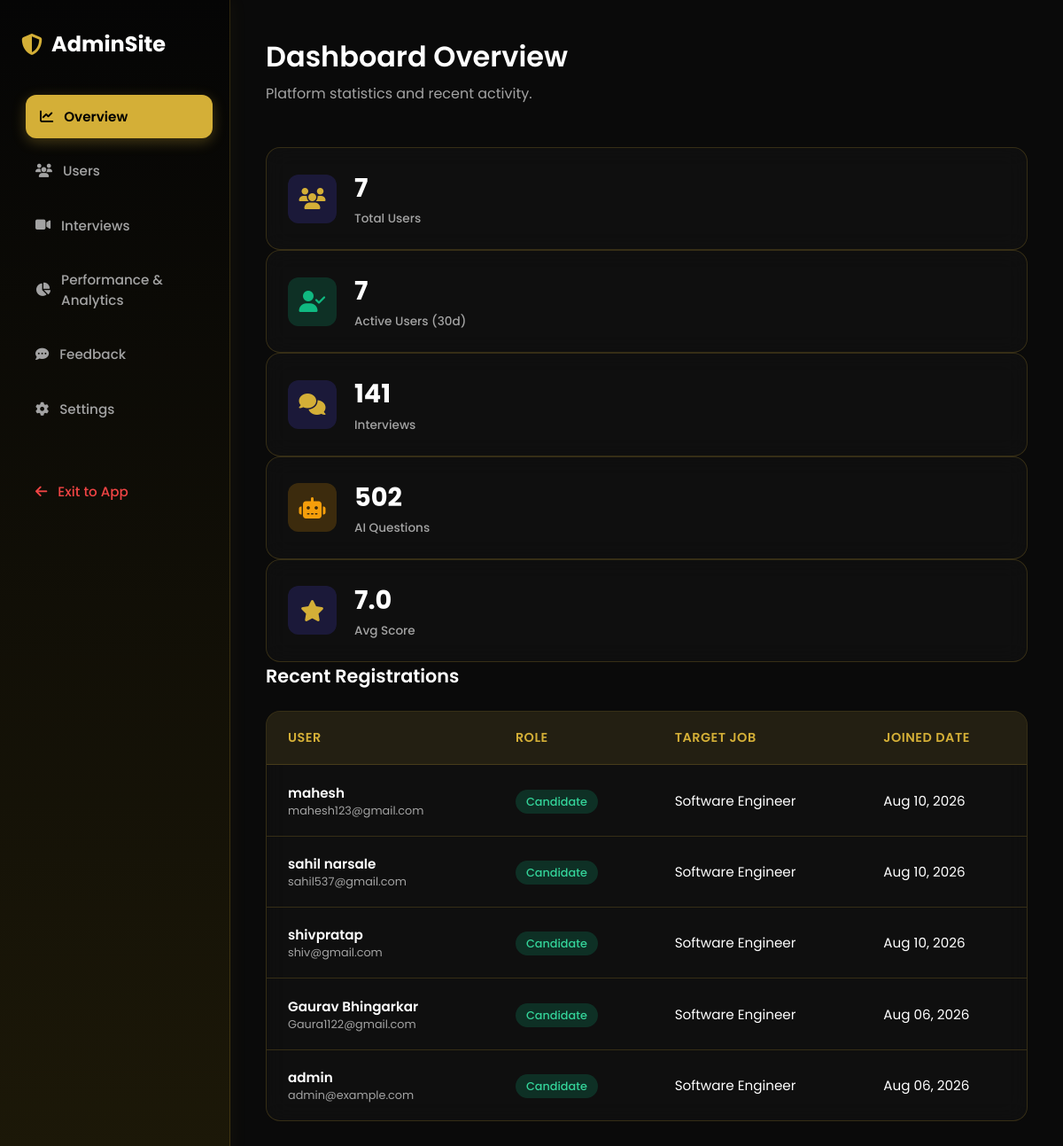
The app's page /admin-dashboard/ (signed in) with its own data.
### interview/models.py (models this page shows, shortened)
class UserProfile(models.Model):
    ROLE_CHOICES = (
        ('Candidate', 'Candidate'),
        ('Admin', 'Admin'),
    )
    user = models.OneToOneField(User, on_delete=models.CASCADE, related_name='profile')
    full_name = models.CharField(max_length=255, blank=True)
    role = models.CharField(max_length=20, choices=ROLE_CHOICES, default='Candidate')
    target_role = models.CharField(max_length=150, blank=True, default='Software Engineer')
    experience_level = models.CharField(max_length=50, blank=True, default='Entry Level')
    bio = models.TextField(blank=True)
    avatar = models.FileField(upload_to='avatars/', blank=True, null=True)
    created_at = models.DateTimeField(auto_now_add=True)
    updated_at = models.DateTimeField(auto_now=True)

### interview/views_admin.py (the view)
    def _wrapped_view(request, *args, **kwargs):
        if not request.user.is_authenticated:
            return redirect('login')
        if not is_admin(request.user):
            messages.error(request, "Access Denied: Only Admin users can access the Admin Panel.")
            return redirect('dashboard')
        return view_func(request, *args, **kwargs)

### interview/views_admin.py (called while the page is built)
def is_admin(user):
    return user.is_authenticated and (user.is_superuser or (hasattr(user, 'profile') and user.profile.role.lower() == 'admin'))

def admin_required(view_func):
    def _wrapped_view(request, *args, **kwargs):
        if not request.user.is_authenticated:
            return redirect('login')
        if not is_admin(request.user):
            messages.error(request, "Access Denied: Only Admin users can access the Admin Panel.")
            return redirect('dashboard')
        return view_func(request, *args, **kwargs)
    return _wrapped_view

@admin_required
def admin_dashboard(request):
    total_users = User.objects.count()
    active_users = User.objects.filter(last_login__gte=timezone.now() - timedelta(days=30)).count()
    total_interviews = InterviewSession.objects.count()
    ai_questions = InterviewQuestionAnswer.objects.count()
    avg_score = InterviewSession.objects.aggregate(Avg('total_score'))['total_score__avg'] or 0
    recent_users = UserProfile.objects.order_by('-created_at')[:5]
    context = {
        'total_users': total_users,
        'active_users': active_users,
        'total_interviews': total_interviews,
        'ai_questions': ai_questions,
        'avg_score': round(avg_score, 1),
        'recent_users': recent_users,
    }
    return render(request, 'admin_dashboard.html', context)

### templates/admin_dashboard.html (shortened to what this page needs)
{% extends 'admin_base.html' %}
{% block content %}
<div class="header">
    <div>
        <h1>Dashboard Overview</h1>
        <p style="color: var(--text-muted); margin-top: 5px;">Platform statistics and recent activity.</p>
    </div>
</div>
<div class="stats-grid">
    <div class="stat-card">
        <div class="stat-icon"><i class="fa-solid fa-users"></i></div>
        <div class="stat-info">
            <h3>{{ total_users }}</h3>
            <p>Total Users</p>
        </div>
    </div>
    <div class="stat-card">
        <div class="stat-icon" style="background: rgba(16, 185, 129, 0.2); color: #10b981;"><i class="fa-solid fa-user-check"></i></div>
        <div class="stat-info">
            <h3>{{ active_users }}</h3>
            <p>Active Users (30d)</p>
        </div>
    </div>
    <div class="stat-card">
        <div class="stat-icon"><i class="fa-solid fa-comments"></i></div>
        <div class="stat-info">
            <h3>{{ total_interviews }}</h3>
            <p>Interviews</p>
        </div>
    </div>
    <div class="stat-card">
        <div class="stat-icon" style="background: rgba(245, 158, 11, 0.2); color: #f59e0b;"><i class="fa-solid fa-robot"></i></div>
        <div class="stat-info">
            <h3>{{ ai_questions }}</h3>
            <p>AI Questions</p>
        </div>
    </div>
    <div class="stat-card">
        <div class="stat-icon"><i class="fa-solid fa-star"></i></div>
        <div class="stat-info">
            <h3>{{ avg_score }}</h3>
            <p>Avg Score</p>
        </div>
    </div>
</div>
<h2 class="section-header">Recent Registrations</h2>
<div class="table-container">
    <table>
        <thead>
            <tr>
                <th>User</th>
                <th>Role</th>
                <th>Target Job</th>
                <th>Joined Date</th>
            </tr>
        </thead>
        <tbody>
            {% for profile in recent_users %}
            <tr>
                <td>
                    <div style="font-weight: 600; color: #fff;">{{ profile.full_name|default:profile.user.username }}</div>
                    <div style="font-size: 0.8rem; color: var(--text-muted);">{{ profile.user.email }}</div>
                </td>
                <td>
                    <span class="badge {% if profile.role == 'Admin' %}badge-admin{% else %}badge-user{% endif %}">
                        {{ profile.role }}
                    </span>
                </td>
                <td>{{ profile.target_role }}</td>
                <td>{{ profile.created_at|date:"M d, Y" }}</td>
            </tr>
            {% empty %}
            <tr>
                <td colspan="4" style="text-align: center; color: var(--text-muted);">No users found.</td>
            </tr>
            {% endfor %}
        </tbody>
    </table>
</div>
{% endblock %}

### records on screen
UserProfile: full_name "mahesh", user.email "mahesh123@gmail.com", role "Candidate", target_role "Software Engineer", created_at "Aug 10, 2026"
UserProfile: full_name "sahil narsale", user.email "sahil537@gmail.com", role "Candidate", target_role "Software Engineer", created_at "Aug 10, 2026"
UserProfile: full_name "shivpratap", user.email "shiv@gmail.com", role "Candidate", target_role "Software Engineer", created_at "Aug 10, 2026"
UserProfile: full_name "Gaurav Bhingarkar", user.email "Gaura1122@gmail.com", role "Candidate", target_role "Software Engineer", created_at "Aug 06, 2026"
UserProfile: full_name "admin", user.email "admin@example.com", role "Candidate", target_role "Software Engineer", created_at "Aug 06, 2026"

### other values on screen
{{ total_users }} "7"
{{ active_users }} "7"
{{ total_interviews }} "141"
{{ ai_questions }} "502"
{{ avg_score }} "7.0"
